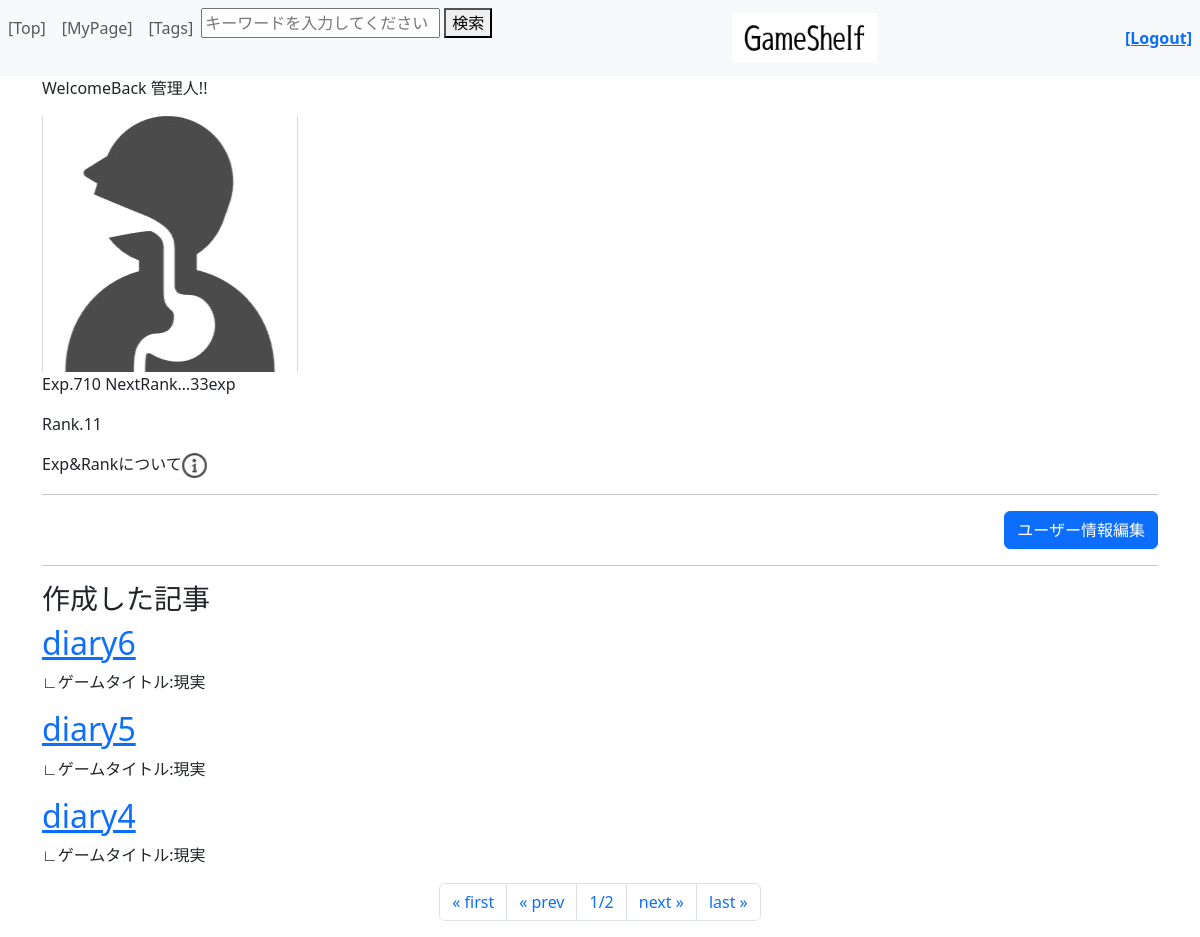
The page /accounts/userpage/ (signed in) on the database as committed earlier.
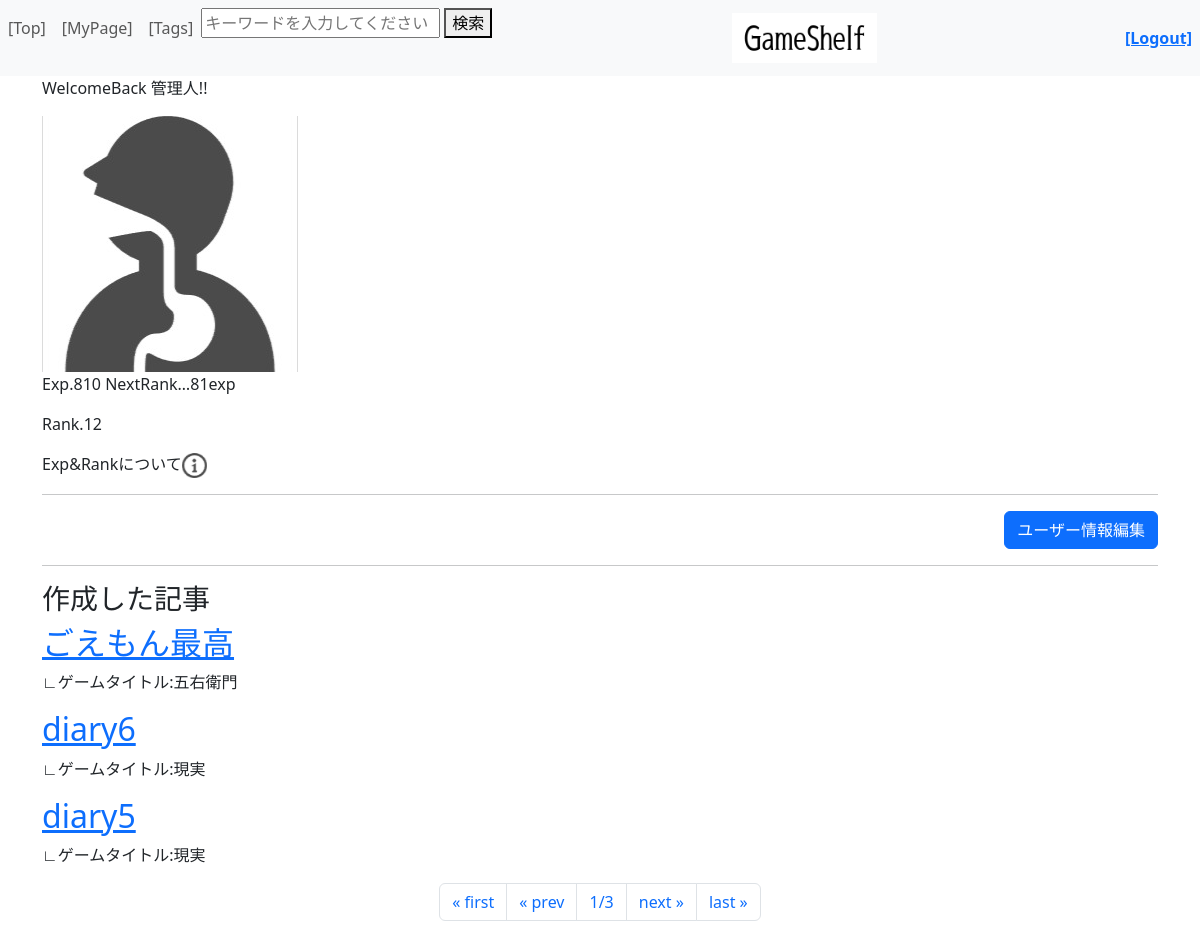
The same page on the database as committed later.
### accounts/models.py (models this page shows)
class CustomUser(AbstractUser):
    userimage = models.ImageField(verbose_name='プロフィール画像', upload_to="media/", blank=True, null=True) #プロフ画像を管理
    exp = models.IntegerField(verbose_name='経験値', blank=True, null=True) #ユーザーの経験値を管理
    rank = models.IntegerField(verbose_name='ランク', blank=True, null=True) #ユーザーのランクを管理
    nickname = models.CharField(verbose_name='ニックネーム', max_length=10, blank=False, null=False)

### diary/models.py (models this page shows, shortened)
class Diary(models.Model):
    diary_user = models.ForeignKey(CustomUser, on_delete=models.CASCADE)
    diary_game = models.ForeignKey(Game, on_delete=models.CASCADE)
    diary_tag = models.ManyToManyField(Tag)
    diary_title = models.CharField(max_length=100)
    diary_content = models.TextField()
    diary_rating = models.IntegerField(validators=[MaxValueValidator(100)])
    diary_spoiler = models.BooleanField(default=False) #ネタバレチェック、デフォで無し側
    class Meta:
        ordering = ("-id",)

### game/models.py (models this page shows, shortened)
class Game(models.Model):
    game_tag = models.ManyToManyField(Tag)
    game_title = models.CharField(max_length=100)
    game_content = models.TextField()
    game_image = models.ImageField(upload_to="media/", blank=True, null=True)
    class Meta:
        ordering = ['-id']

### accounts/views.py (the view)
# urls.py: path('userpage/',views.userpage,name='userpage'),
def userpage(request):
    if request.user.is_authenticated: # ユーザーが認証されている場合の処理
        print(f"***ユーザーページアクセス*****User：{request.user}******")
        user_diary_all = Diary.objects.filter(diary_user=request.user) #ユーザー作成記事の情報を送付
        paginator = Paginator(user_diary_all, 3) #3つで区切る
        page_number = request.GET.get("page") #指定のページ数を格納
        user_diary = paginator.get_page(page_number) #指定ページの記事を格納
        user_diary_count = Diary.objects.filter(diary_user_id=request.user.id).count() #ユーザーの記事執筆数
        print(f"***user_diary_count:{user_diary_count}***")
        user_diary_comment_count = DiaryComment.objects.filter(diary_comment_user_id=request.user.id).count() #ユーザーの日記へのコメント数
        print(f"***user_diary_comment_count:{user_diary_comment_count}***")
        user_game_comment_count = GameComment.objects.filter(game_comment_user_id=request.user.id).count() #ユーザーのゲームへのコメント数
        print(f"***user_game_comment_count:{user_game_comment_count}***")
        latest_exp=(user_diary_count)*100 + (user_diary_comment_count + user_game_comment_count)*10 #記事執筆は10倍
        print(f"***latest_exp:{latest_exp}***")
        request.user.exp = latest_exp #経験値情報をユーザーテーブルに記録
        latest_rank_data = calculate_rank(latest_exp) #return {'rank': rank, 'remaining_exp': remaining_exp}
        latest_rank = latest_rank_data['rank']  # 'rank' キーを使ってランクを取得
        remaining_exp = latest_rank_data['remaining_exp']  # 'remaining_exp' キーを使って残り経験値を取得
        print(f"***latest_rank:{latest_rank}***")
        print(f"***remaining_exp:{remaining_exp}***")
        request.user.rank = latest_rank #ランク情報をユーザーテーブルに記録
        request.user.save() # EXP&Rank情報をセーブ
        params={
        "login_user"    :   request.user, #現在のログインユーザー情報（request.user）
        "userdiary"     :   user_diary,
        "remaining_exp" :   remaining_exp,
        }
        return render(request, 'accounts/userpage.html', params)
    else:                             # ユーザーが未認証の場合の処理
        print("*****未ログイン*****")
        messages.warning(request, "ログインして下さい")
        return redirect(to="/") #リダイレクトで飛ばす際には「/」がないとトップからの絶対パスとして認識されてしまう

### accounts/views.py (called while the page is built)
def calculate_rank(exp):
    base_exp = 100 # ランクアップに必要な経験値の基準値
    rank = 0 #ランク初期値
    exp_increase_rate = 1.2 #ランクアップに必要な経験値の増加率
    required_exp = 0
    while exp >= required_exp:
        rank += 1
        required_exp = base_exp * (exp_increase_rate ** rank)
        remaining_exp = int(required_exp - exp)
    return {'rank': rank, 'remaining_exp': remaining_exp}

### accounts/templates/accounts/userpage.html (shortened to what this page needs)
{% extends "top/layout.html" %}
{% load static %}
{% block header %}
<p>WelcomeBack {{ login_user.nickname }}!!</p>
{% endblock %}
{% block content %}
{% if login_user.userimage %}
    <img src="{{ MEDIA_URL }}{{ login_user.userimage.url }}" alt="{{ login_user.nickname }}">
{% endif %}
<p>Exp.{{login_user.exp}}  NextRank…{{remaining_exp}}exp</p>
<p>Rank.{{login_user.rank}}</p>
<div class="info" title="EXP:ユーザーの活動(日記執筆、コメント追加)によって得られます。  Rank:Expが一定数溜まると上昇します。">
Exp&Rankについて<img src="../../../static/info.png" height="25">
</div>
<hr>
<form action="{% url 'edituser'%}" method="post" class="mt-3">
    <div style="text-align: right;">
    <button class="btn btn-primary">ユーザー情報編集</button>
    </div>
</form>
<hr>
<h3>作成した記事</h3>
{% for diary in userdiary %}
    <div>
        <h2><a href="/diary/{{ diary.id }}">{{ diary.diary_title }}</a></h2>
        <p>∟ゲームタイトル:{{diary.diary_game.game_title}}
    </div>
{% endfor %}
<ul class="pagination justify-content-center">
    {% if userdiary.has_previous %}
    {% comment %} 先頭ページへ戻る {% endcomment %}
    <li class="page-item">
        <a class="page-link" href="?page=1">&laquo; first</a>
    </li>
    {% comment %} １つ前のページへ {% endcomment %}
    <li class="page-item">
        <a class="page-link" href="?page={{ userdiary.previous_page_number }}">&laquo; prev</a>
    </li>
    {%else%}
    <li class="page-item">
        <a class="page-link" >&laquo; first</a>
    </li>
    <li class="page-item">
        <a class="page-link" >&laquo; prev</a>
    </li>
    {%endif%}
    <li class="page-item">
        <a class="page-link">
            {{userdiary.number}}/{{userdiary.paginator.num_pages}}
        </a>
    </li>
    {% if userdiary.has_next %}
    <li class="page-item">
        <a class="page-link" href="?page={{ userdiary.next_page_number }}">next &raquo;</a>
    </li>
    <li class="page-item">
        <a class="page-link" href="?page={{ userdiary.paginator.num_pages }}">last &raquo;</a>
    </li>
    {%endif%}
</ul>
{% endblock %}

Rows that differ between the two databases and show on the page:
no longer on this page (row unchanged): Diary: diary_title "diary4", diary_game.game_title "現実"
changed CustomUser "管理人": exp "710" → "810"; rank "11" → "12"
added Diary: diary_title "ごえもん最高", diary_game.game_title "五右衛門"
Other text that changed with them:
{{ remaining_exp }}: "33" → "81"
{{ userdiary.paginator.num_pages }}: "2" → "3"
